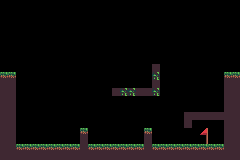

This is a level from a 2D game, rendered from its Tiled map with the project's own tilesets. A one-line summary and the complete map file follow:
An orthogonal 30x20 tile map with 8x8 px tiles, 1 tile layer (Level) and 4 objects (PLAYER, WALKER, KEY, DOOR).

<map version="1.10" tiledversion="1.12.2" orientation="orthogonal" renderorder="right-down" width="30" height="20" tilewidth="8" tileheight="8" infinite="0" nextlayerid="3" nextobjectid="5">
 <tileset firstgid="1" source="tileset.tsx" />
 <layer id="1" name="Level" width="30" height="20">
  <data encoding="csv">
0,0,0,0,0,0,0,0,0,0,0,0,0,0,0,0,0,0,0,0,0,0,0,0,0,0,0,0,0,0,
0,0,0,0,0,0,0,0,0,0,0,0,0,0,0,0,0,0,0,0,0,0,0,0,0,0,0,0,0,0,
0,0,0,0,0,0,0,0,0,0,0,0,0,0,0,0,0,0,0,0,0,0,0,0,0,0,0,0,0,0,
0,0,0,0,0,0,0,0,0,0,0,0,0,0,0,0,0,0,0,0,0,0,0,0,0,0,0,0,0,0,
0,0,0,0,0,0,0,0,0,0,0,0,0,0,0,0,0,0,0,0,0,0,0,0,0,0,0,0,0,0,
0,0,0,0,0,0,0,0,0,0,0,0,0,0,0,0,0,0,0,0,0,0,0,0,0,0,0,0,0,0,
0,0,0,0,0,0,0,0,0,0,0,0,0,0,0,0,0,0,0,0,0,0,0,0,0,0,0,0,0,0,
0,0,0,0,0,0,0,0,0,0,0,0,0,0,0,0,0,0,0,0,0,0,0,0,0,0,0,0,0,0,
0,0,0,0,0,0,0,0,0,0,0,0,0,0,0,0,0,0,0,2,0,0,0,0,0,0,0,0,0,0,
1,1,0,0,0,0,0,0,0,0,0,0,0,0,0,0,0,0,0,6,0,0,0,0,0,0,0,0,1,1,
2,2,0,0,0,0,0,0,0,0,0,0,0,0,0,0,0,0,0,2,0,0,0,0,0,0,0,0,2,2,
2,2,0,0,0,0,0,0,0,0,0,0,0,0,2,6,6,2,2,6,0,0,0,0,0,0,0,0,2,2,
2,2,0,0,0,0,0,0,0,0,0,0,0,0,0,0,0,0,0,0,0,0,0,0,0,0,0,0,2,2,
2,2,0,0,0,0,0,0,0,0,0,0,0,0,0,0,0,0,0,0,0,0,0,0,0,0,0,0,2,2,
2,2,0,0,0,0,0,0,0,0,0,0,0,0,0,0,0,0,0,0,0,0,0,2,2,2,2,2,2,2,
2,2,0,0,0,0,0,0,0,0,0,0,0,0,0,0,0,0,0,0,0,0,0,2,0,0,0,0,2,2,
2,2,0,0,0,0,0,0,0,0,1,0,0,0,0,0,0,0,1,0,0,0,0,0,0,3,0,0,2,2,
2,2,0,0,0,0,0,0,0,0,2,0,0,0,0,0,0,0,2,0,0,0,0,0,0,4,0,0,2,2,
2,2,1,1,1,1,1,1,1,1,2,1,1,1,1,1,1,1,2,1,1,1,1,1,1,1,1,1,2,2,
2,2,2,2,2,2,2,2,2,2,2,2,2,2,2,2,2,2,2,2,2,2,2,2,2,2,2,2,2,2
</data>
 </layer>
 <objectgroup id="2" name="Objects">
  <object id="1" name="PLAYER" x="32" y="136">
   <point />
  </object>
  <object id="2" type="WALKER" x="128" y="80">
   <point />
  </object>
  <object id="3" type="KEY" x="120" y="136">
   <point />
  </object>
  <object id="4" type="DOOR" x="184" y="128">
   <point />
  </object>
 </objectgroup>
</map>
